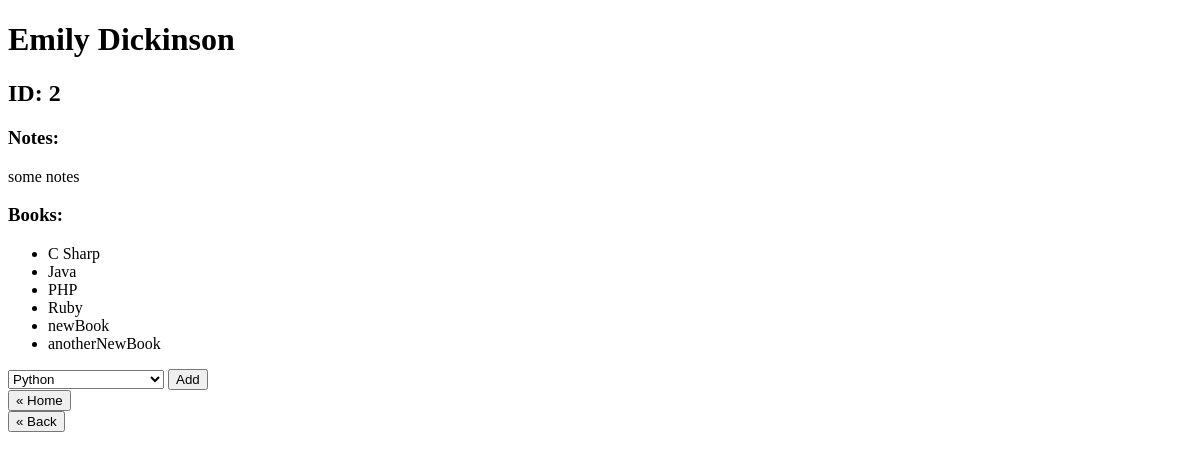
Page /authors/2 on the earlier database version.
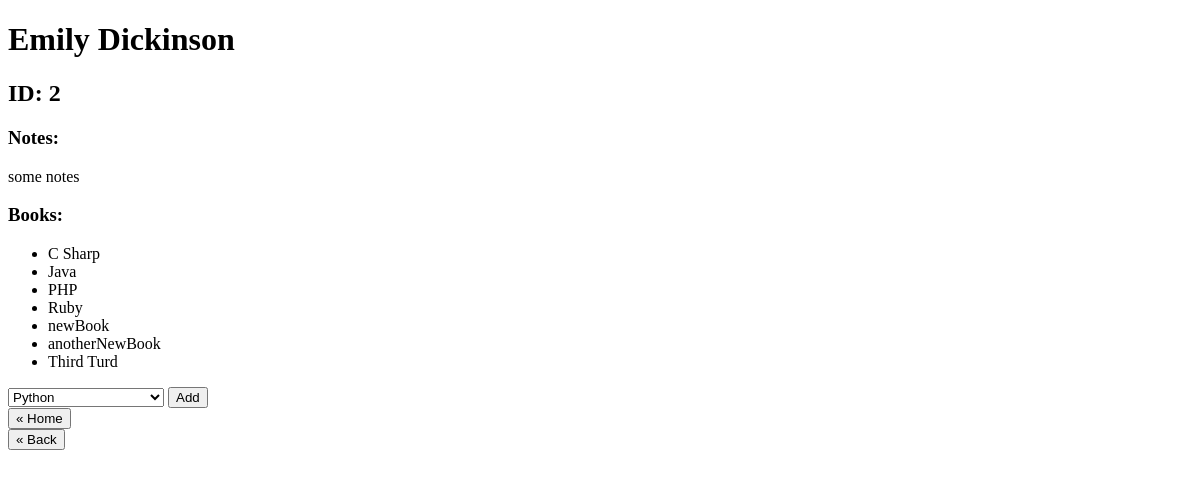
Same page on the later database version.
### books_and_authors_app/models.py (models this page shows)
class Book(models.Model):
    title = models.CharField(max_length=255)
    desc = models.TextField()
    created_at = DateTimeField(auto_now_add=True)
    updated_at = DateTimeField(auto_now=True)

### books_and_authors_app/views.py (the view)
# urls.py: path("authors/<int:author_id>", views.author_view),
def author_view(request, author_id):
    author = Author.objects.get(id=author_id)
    context = {
        "author": author,
        "books": Book.objects.exclude(authors=author.id)
    }
    return render(request, "author_view.html", context)

### books_and_authors_app/templates/author_view.html (shortened to what this page needs)
<!DOCTYPE html>
<html lang="en">
<head>
</head>
<body>
    <div id="wrapper">
        <header class="page_header">
            <h1>{{author.first_name}} {{author.last_name}}</h1>
        </header>
        <main class="main_content">
            <div class="author_information">
                <h2>ID: {{author.id}}</h2>
                <h3>Notes:</h3>
                <p>{{author.notes}}</p>
            </div>
            <div class="bookss_section">
                <div class="books_header">
                    <h3>Books:</h3>
                </div>
                <div class="book_list">
                    <ul>
                    {% for book in author.books.all %}
                        <li>{{book.title}}</li>
                    {% endfor %}
                    </ul>
                    <form action="/authors/add_book_to_author/{{author.id}}" class="add_book_form" method="POST">
                    <select name="book_select">
                            {% for book in books %}
                            <option value="{{book.id}}">{{book.title}}</option>
                            {% endfor %}
                        </select>
                        <button type="submit">Add</button>
                    </form>
                </div>
            </div>
        </main>
        <footer class="page_footer">
            <form action="/" class="go_home">
            <button type="submit">« Home</button>
            </form>
            <form action="/authors" class="go_back">
            <button type="submit">« Back</button>
            </form>
        </footer>
    </div>
</body>
</html>

Differences in the rows shown:
added Book: title "Third Turd"
